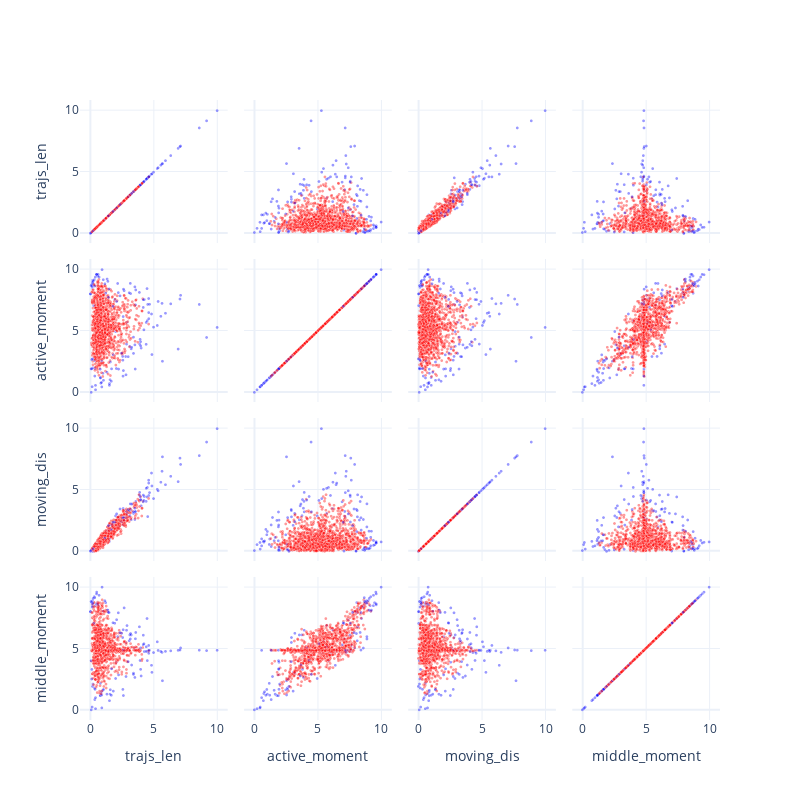

Write notebook code for a chart like this one.
### Code cell
from sklearn.ensemble import IsolationForest
rng = np.random.RandomState(42)
model_IF = IsolationForest(max_samples=2000,random_state=rng,contamination='auto')
model_IF.fit(df_outlier)
df_outlier['label'] = model_IF.predict(df_outlier[parse_list])
print(df_outlier.label.value_counts())

myplot.Scatter_Matrix(df_outlier,
                      dimentions = parse_list,
                        color = 'label')

### Figure 1 — Plotly figure (JSON) as saved in the notebook; plotly's stock layout.template omitted (floating-point values rounded to 4 significant figures; data arrays with more than 128 entries replaced by an {"elided": "..."} marker saying what was removed)
{"data": [{"dimensions": [{"label": "trajs_len", "values": {"elided": "1343 float values"}}, {"label": "active_moment", "values": {"elided": "1343 float values"}}, {"label": "moving_dis", "values": {"elided": "1343 float values"}}, {"label": "middle_moment", "values": {"elided": "1343 float values"}}], "marker": {"color": {"elided": "1343 int values"}, "colorscale": [[0, "rgb(0,0,255)"], [1, "rgb(255,0,0)"]], "line": {"color": "white", "width": 0.5}, "opacity": 0.4, "showscale": false, "size": 3}, "type": "splom"}], "layout": {"dragmode": "select", "height": 800, "hovermode": "closest", "width": 800}}
